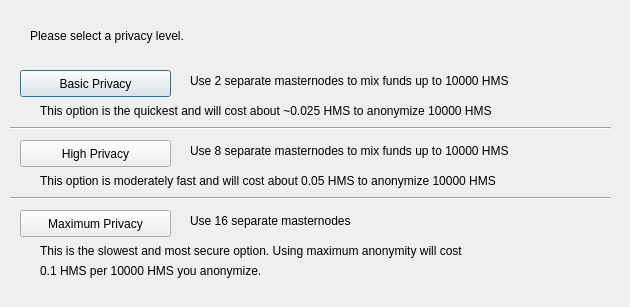
<?xml version="1.0" encoding="UTF-8"?>
<ui version="4.0">
 <class>ObfuscationConfig</class>
 <widget class="QDialog" name="ObfuscationConfig">
  <property name="geometry">
   <rect>
    <x>0</x>
    <y>0</y>
    <width>630</width>
    <height>307</height>
   </rect>
  </property>
  <property name="windowTitle">
   <string>Configure Obfuscation</string>
  </property>
  <widget class="QPushButton" name="buttonBasic">
   <property name="geometry">
    <rect>
     <x>20</x>
     <y>70</y>
     <width>151</width>
     <height>27</height>
    </rect>
   </property>
   <property name="text">
    <string>Basic Privacy</string>
   </property>
  </widget>
  <widget class="QPushButton" name="buttonHigh">
   <property name="geometry">
    <rect>
     <x>20</x>
     <y>140</y>
     <width>151</width>
     <height>27</height>
    </rect>
   </property>
   <property name="text">
    <string>High Privacy</string>
   </property>
  </widget>
  <widget class="QPushButton" name="buttonMax">
   <property name="geometry">
    <rect>
     <x>20</x>
     <y>210</y>
     <width>151</width>
     <height>27</height>
    </rect>
   </property>
   <property name="text">
    <string>Maximum Privacy</string>
   </property>
  </widget>
  <widget class="QLabel" name="label">
   <property name="geometry">
    <rect>
     <x>30</x>
     <y>20</y>
     <width>571</width>
     <height>31</height>
    </rect>
   </property>
   <property name="text">
    <string>Please select a privacy level.</string>
   </property>
  </widget>
  <widget class="QLabel" name="label_2">
   <property name="geometry">
    <rect>
     <x>190</x>
     <y>70</y>
     <width>421</width>
     <height>21</height>
    </rect>
   </property>
   <property name="text">
    <string>Use 2 separate masternodes to mix funds up to 10000 HMS</string>
   </property>
  </widget>
  <widget class="QLabel" name="label_3">
   <property name="geometry">
    <rect>
     <x>190</x>
     <y>140</y>
     <width>411</width>
     <height>21</height>
    </rect>
   </property>
   <property name="text">
    <string>Use 8 separate masternodes to mix funds up to 10000 HMS</string>
   </property>
  </widget>
  <widget class="QLabel" name="label_4">
   <property name="geometry">
    <rect>
     <x>190</x>
     <y>210</y>
     <width>421</width>
     <height>21</height>
    </rect>
   </property>
   <property name="text">
    <string>Use 16 separate masternodes</string>
   </property>
  </widget>
  <widget class="QLabel" name="label_6">
   <property name="geometry">
    <rect>
     <x>40</x>
     <y>100</y>
     <width>561</width>
     <height>21</height>
    </rect>
   </property>
   <property name="text">
    <string>This option is the quickest and will cost about ~0.025 HMS to anonymize 10000 HMS</string>
   </property>
  </widget>
  <widget class="QLabel" name="label_7">
   <property name="geometry">
    <rect>
     <x>40</x>
     <y>170</y>
     <width>561</width>
     <height>21</height>
    </rect>
   </property>
   <property name="text">
    <string>This option is moderately fast and will cost about 0.05 HMS to anonymize 10000 HMS</string>
   </property>
  </widget>
  <widget class="QLabel" name="label_8">
   <property name="geometry">
    <rect>
     <x>40</x>
     <y>240</y>
     <width>561</width>
     <height>21</height>
    </rect>
   </property>
   <property name="text">
    <string>This is the slowest and most secure option. Using maximum anonymity will cost</string>
   </property>
  </widget>
  <widget class="QLabel" name="label_9">
   <property name="geometry">
    <rect>
     <x>40</x>
     <y>260</y>
     <width>561</width>
     <height>21</height>
    </rect>
   </property>
   <property name="text">
    <string>0.1 HMS per 10000 HMS you anonymize.</string>
   </property>
  </widget>
  <widget class="Line" name="line">
   <property name="geometry">
    <rect>
     <x>10</x>
     <y>120</y>
     <width>601</width>
     <height>16</height>
    </rect>
   </property>
   <property name="orientation">
    <enum>Qt::Horizontal</enum>
   </property>
  </widget>
  <widget class="Line" name="line_2">
   <property name="geometry">
    <rect>
     <x>10</x>
     <y>190</y>
     <width>601</width>
     <height>16</height>
    </rect>
   </property>
   <property name="orientation">
    <enum>Qt::Horizontal</enum>
   </property>
  </widget>
 </widget>
 <resources/>
 <connections/>
</ui>
